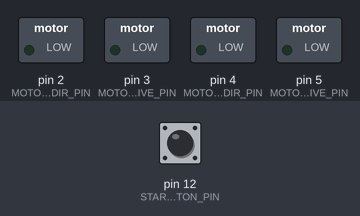
The sketch below on a simulated Arduino Uno, built with avr-gcc and run on an emulated ATmega328P. On the bench: switched loads named in the sketch (green lamp = pin HIGH). The inputs (shaded band) are chosen by the test bench; at power-on: pin 12 (START_BUTTON_PIN) LOW.

Above: at 1.2 s.
1.3 s: pin 12 (START_BUTTON_PIN) pulled HIGH for 0.15 s
At 2.6 s:
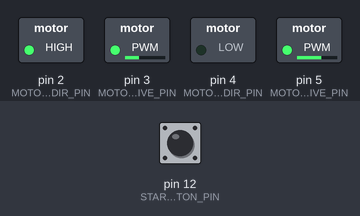
At 12.0 s:
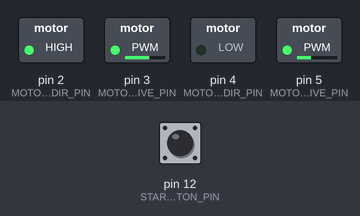
Timing chart, 0 to 12.6 s (numbered marks = the images above; inputs shaded):
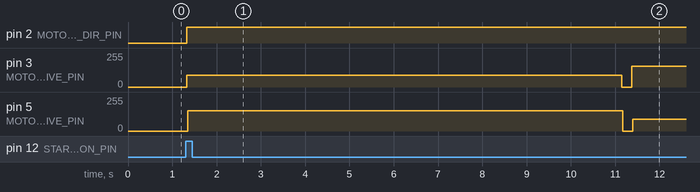

Measured:
- after the input at 1.3 s, pin 2 (MOTOR_LEFT_DIR_PIN): LOW → HIGH at once; pin 3 (MOTOR_LEFT_DRIVE_PIN): 0/255 → 89/255 at once, → 0/255 9.8 s later, → 155/255 0.23 s later; pin 5 (MOTOR_RIGHT_DRIVE_PIN): 0/255 → 153/255 after 0.05 s, → 0/255 9.8 s later, → 89/255 0.23 s later

The sketch:

motor_control.ino
```cpp
/**
 * Author(s): Evan Cleary, Gabriel Bowerson, Nathan Sarrault
 * Date: 4/17/2018
 * Class: CE-442
 * Assignment: Lab 2
 *
 * Basic controls of a differential drive robot.
 * Has functions that support moving forward, turning left,
 * going in a square, and navigating a figure 8.
 *
 */
#define START_BUTTON_PIN 12

#define MOTOR_LEFT_DIR_PIN 2
#define MOTOR_LEFT_DRIVE_PIN 3
#define MOTOR_RIGHT_DIR_PIN 4
#define MOTOR_RIGHT_DRIVE_PIN 5

#define MOTOR_POWER 50
#define MOTOR_POWER_FIGURE 60
#define MOTOR_ON_SQUARE_50 2950
#define MOTOR_ON_SQUARE_80 1650
#include "motor.h"

char enabled = 0;
char dir = 0;

Motor motorLeft(MOTOR_LEFT_DIR_PIN, MOTOR_LEFT_DRIVE_PIN, 1);
Motor motorRight(MOTOR_RIGHT_DIR_PIN, MOTOR_RIGHT_DRIVE_PIN, 0, 1.0f);

void setup() {
  // put your setup code here, to run once:
  Serial.begin(9600);
}

void turnLeft90() {
  motorRight.forward(50);
  motorLeft.backward(50);
  delay(670);
  motorRight.stop();
  motorLeft.stop();
}

void moveForward(int forward_time, int power) {
  motorRight.forward(power);
  motorLeft.forward(power);
  delay(forward_time);
  motorRight.stop();
  motorLeft.stop();
}

void runSquare(){
  moveForward(MOTOR_ON_SQUARE_50, MOTOR_POWER);
  turnLeft90();
  moveForward(MOTOR_ON_SQUARE_50, MOTOR_POWER);
  turnLeft90();
  moveForward(MOTOR_ON_SQUARE_50, MOTOR_POWER);
  turnLeft90();
  moveForward(MOTOR_ON_SQUARE_50, MOTOR_POWER);
  turnLeft90();
}

void runSquare80(){
  moveForward(MOTOR_ON_SQUARE_80, 80);
  turnLeft90();
  moveForward(MOTOR_ON_SQUARE_80, 80);
  turnLeft90();
  moveForward(MOTOR_ON_SQUARE_80, 80);
  turnLeft90();
  moveForward(MOTOR_ON_SQUARE_80, 80);
  turnLeft90();
}

void runFigure8() {
  motorLeft.forward(MOTOR_POWER_FIGURE-25);
  motorRight.forward(MOTOR_POWER_FIGURE);
  delay(9800);
  motorLeft.stop();
  motorRight.stop();
  delay(150);
  motorLeft.forward(MOTOR_POWER_FIGURE + 1);
  motorRight.forward(MOTOR_POWER_FIGURE - 25);
  delay(10150);
  motorLeft.stop();
  motorRight.stop();

  motorLeft.forward(100);
  motorRight.backward(100);
  delay(2500);
  motorLeft.stop();
  motorRight.stop();
}

void loop() {
  int pwm;
  // put your main code here, to run repeatedly:
  if(!enabled) {
    enabled = digitalRead(START_BUTTON_PIN);
    return;
  }
  //runSquare();
  //runSquare80();
  runFigure8();
  enabled = 0;
}
```

motor.cpp
```cpp
/**
 * Author(s): Evan Cleary, Gabriel Bowerson, Nathan Sarrault
 * Date: 4/17/2018
 * Class: CE-442
 * Assignment: Lab 2
 *
 * Motor class implementation. Allows for the definition of a PWM controlled motor.
 * Supports power scaling and definable forward direction.
 *
 */
#include "motor.h"
#include "arduino.h"

/**
 * Base Motor constructor that provides a active high forward and 1 scale factor
 *
 * @param d_pin Which pin controls the direction of the motor
 * @param s_pin Which pin controlls the speed of the motor
 */
Motor::Motor(char d_pin, char s_pin): Motor(d_pin, s_pin, 1, 1){}

/**
 * Defines a motor with the given pins and forward direction with a 1 scale factor
 *
 * @param d_pin Which pin controls the direction of the motor
 * @param s_pin Which pin controlls the speed of the motor
 * @param forward Which direction is forward, 1 or 0
 */
Motor::Motor(char d_pin, char s_pin, char forward): Motor(d_pin, s_pin, forward, 1) {}

/**
 * Defines a motor with the given pins, forward, and scale factor
 *
 * @param d_pin Which pin controls the direction of the motor
 * @param s_pin Which pin controlls the speed of the motor
 * @param forward Which direction is forward, 1 or 0
 * @param scaleFactor the multiplier between between 0 and 1 that is applied to motor speed
 */
Motor::Motor(char d_pin, char s_pin, char forward, float scaleFactor) {
  m_direction_pin = d_pin;
  m_drive_pin = s_pin;
  m_drive_speed = 0;
  m_forward = forward;
  m_scale_factor = scaleFactor;
  pinMode(m_direction_pin, OUTPUT);
  pinMode(m_drive_pin, OUTPUT);
}

/**
 * Sets the motor to the drive direction and speed
 */
void Motor::update_motor(){
  analogWrite(m_drive_pin, 0);
  delay(25);
  digitalWrite(m_direction_pin, m_direction);
  analogWrite(m_drive_pin, m_drive_speed);
}

/**
 * Sets the motor to turn forward at the given speed.
 *
 * @param speed Percent speed to run the motor at
 */
void Motor::forward(char speed) {
  m_direction = m_forward;
  go(speed);
}

/**
 * Sets the motor to turn backward at the given speed.
 *
 * @param speed Percent speed to run the motor at
 */
void Motor::backward(char speed) {
  m_direction = !m_forward;
  go(speed);
}

/**
 * Sets the drive speed of the motor and sends values to motor
 *
 * @param speed Percent speed to run the motor at
 */
void Motor::go(char speed) {
  m_drive_speed = map(speed*m_scale_factor, 0, 100, 0, 255);
  update_motor();
}

/**
 * Stops the motor
 */
void Motor::stop() {
  m_drive_speed = 0;
  update_motor();
}
```

motor.h
```cpp
/**
 * Author(s): Evan Cleary, Gabriel Bowerson, Nathan Sarrault
 * Date: 4/17/2018
 * Class: CE-442
 * Assignment: Lab 2
 *
 * Motor class implementation. Allows for the definition of a PWM controlled motor.
 * Supports power scaling and definable forward direction.
 *
 */
#ifndef MOTOR_CNTRL_H
#define MOTOR_CNTRL_H

/**
 * Class to control a PWM motor
 */
class Motor {
  public:
    Motor(char d_pin, char s_pin);
    Motor(char d_pin, char s_pin, char forward);
    Motor(char d_pin, char s_pin, char forward, float scaleFactor);
    void forward(char speed);
    void backward(char speed);
    void stop();
  private:
    char m_direction_pin;
    char m_drive_pin;
    char m_drive_speed;
    char m_forward;
    char m_direction;
    float m_scale_factor;
    void update_motor();
    void go(char);
};

#endif
```
